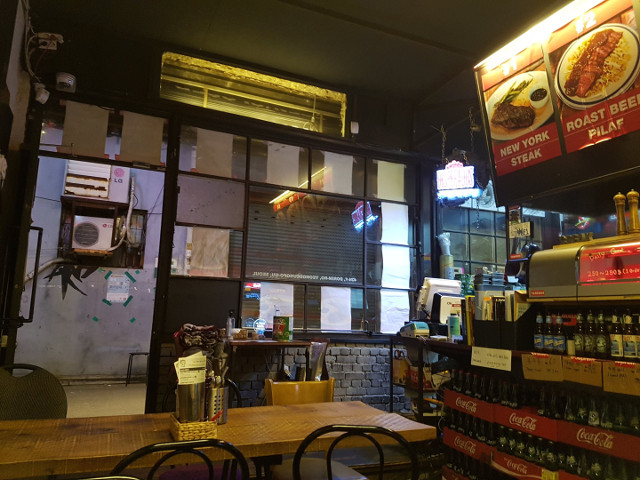
#> input picture VisionAI/semi_project2/restaurant1.jpg, 640 x 480 px, found by its file name
$ jupyter execute panorama.ipynb
#> lines starting #> are read from the running program, lines starting #| are printed output that depends on the picture
## img 2장으로 파노라마 연출하기

[cell 1]
import cv2, numpy as np
import matplotlib.pyplot as plt

#파노라마로 만들 이미지 불러오기
img1 = cv2.imread('img/restaurant1.jpg')
#> img1 is the input picture: shape (480, 640, 3); mean B, G, R 48.7, 66.2, 80.3
img2 = cv2.imread('img/restaurant2.jpg')
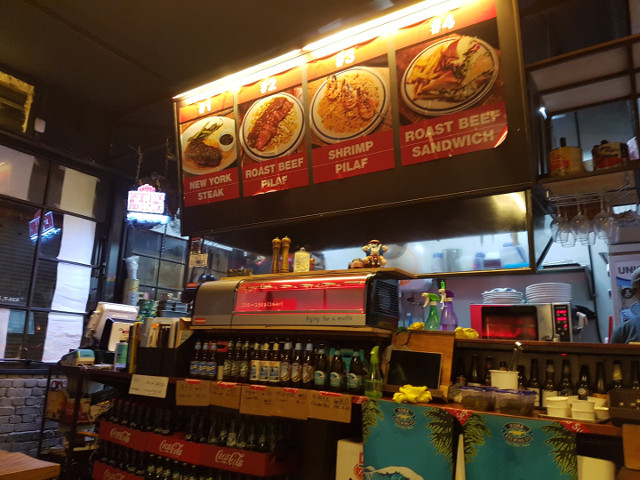
#> input picture VisionAI/semi_project2/restaurant2.jpg, 640 x 480 px, found by its file name
#> img2 is the input picture: shape (480, 640, 3); mean B, G, R 49.6, 67.1, 89.5

# 두 사진의 높이와 너비
h1, w1 = img1.shape[:2]
#> h1 = 480; w1 = 640
h2, w2 = img2.shape[:2]
#> h2 = 480; w2 = 640

#그레이 스케일링
gray1 = cv2.cvtColor(img1, cv2.COLOR_BGR2GRAY)
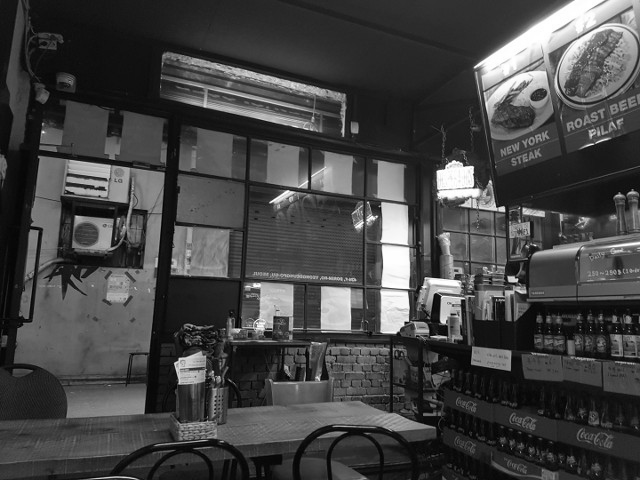
#> gray1: shape (480, 640); min 0, max 255, mean 68.4
gray2 = cv2.cvtColor(img2, cv2.COLOR_BGR2GRAY)
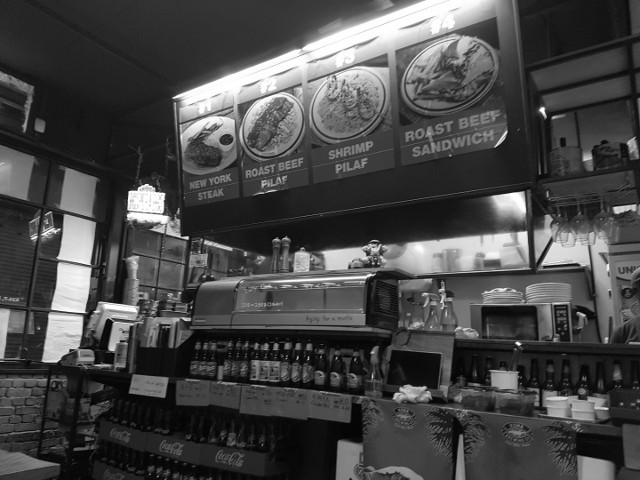
#> gray2: shape (480, 640); min 0, max 255, mean 71.8

#ORB 검출기 생성
descriptor = cv2.ORB_create()
(kp1, desc1) = descriptor.detectAndCompute(gray1, None)
#> kp1 = 500 keypoints; strongest (x, y, size): (502, 207, 31), (443, 322, 31), (407, 319, 31), (408, 287, 31)
(kp2, desc2) = descriptor.detectAndCompute(gray2, None)
#> kp2 = 500 keypoints; strongest (x, y, size): (517, 343, 31), (540, 109, 37.2), (542, 108, 37.2), (187, 238, 31)

# [6 lines of commented-out code are left out]
matcher = cv2.BFMatcher(cv2.NORM_HAMMING2)

#매칭
matches = matcher.knnMatch(desc1, desc2, 2)
#> matches = 500 matches

#이웃 거리의 95%로 좋은 매칭점 추출
ratio = 0.95
good_matches = [first for first,second in matches if first.distance<second.distance*ratio]
#> good_matches = 290 matches
print('matches:%d/%d' %(len(good_matches), len(matches)))
#| matches:290/500

#img1과 img2를 나란히 두고 매칭점 그려서 출력
res = cv2.drawMatches(img1, kp1, img2, kp2, good_matches, None, flags=cv2.DRAW_MATCHES_FLAGS_NOT_DRAW_SINGLE_POINTS)
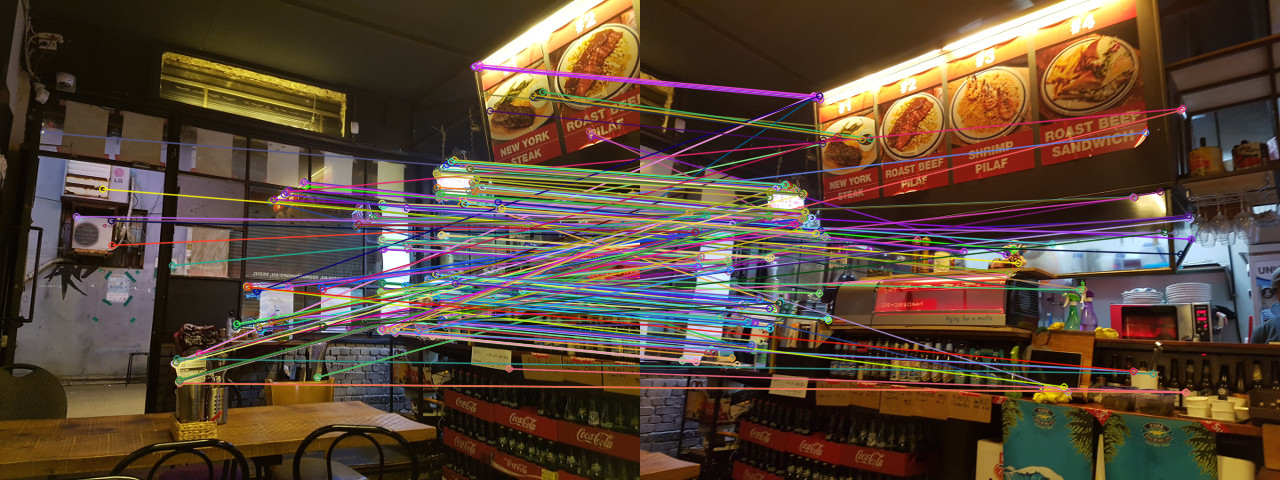
#> res: shape (480, 1280, 3); mean B, G, R 56.2, 71.7, 90.7
cv2.imshow('BFMatcher + SIFT', res)
cv2.waitKey()
cv2.destroyAllWindows()

#좋은 매칭점으로 원본과 대상 영상의 좌표 구하기
src_pts = np.float32([ kp1[m.queryIdx].pt for m in good_matches ])
#> src_pts = 290 pairs, first value 43.2 to 591, second value 64.28 to 383
dst_pts = np.float32([ kp2[m.trainIdx].pt for m in good_matches ])
#> dst_pts = 290 pairs, first value 31 to 550.8, second value 95.39 to 391.9
#원근 변환 행렬 구하기
mtrx, mask = cv2.findHomography( dst_pts,src_pts, cv2.RANSAC, 4.0)
#> mtrx = [[0.452, 0.15, 299.1], [-0.313, 0.857, 27.89], [-0.000945, 4.27e-05, 1]]; mask = 290 values, max 1 at index 0, min 0 at index 3, mean 0.514
# print(len(mtrx))
# print(len(mask))

#img2에 mtrx를 적용한 뒤 panorama에 담기
panorama = cv2.warpPerspective(img2, mtrx, (w2+w2, h2))
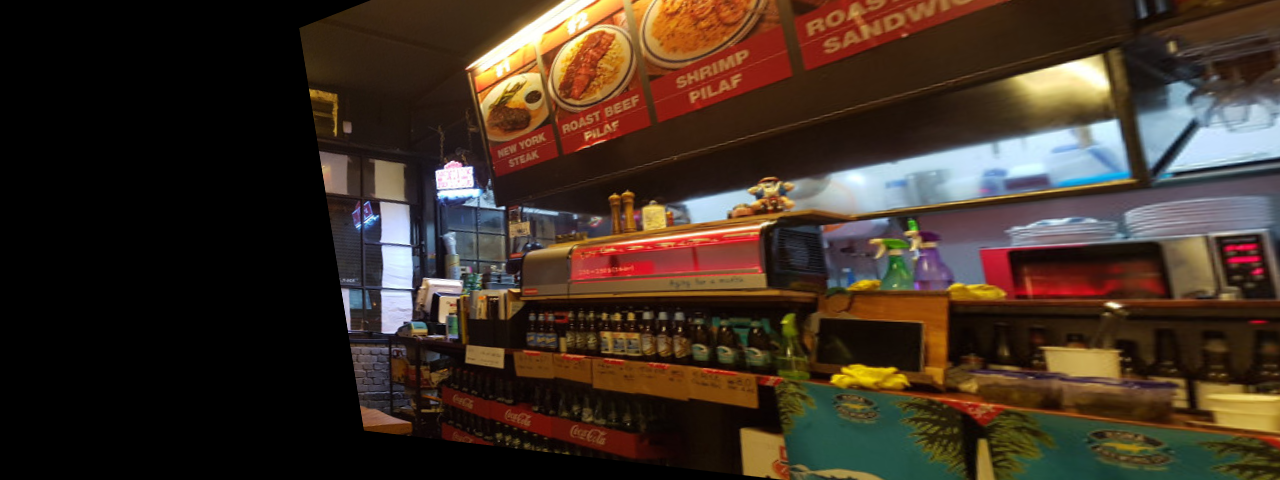
#> panorama: shape (480, 1280, 3); mean B, G, R 36.4, 48.3, 63.7

#왼쪽 절반에 img1 담기
panorama[0:h1, 0:w1] = img1
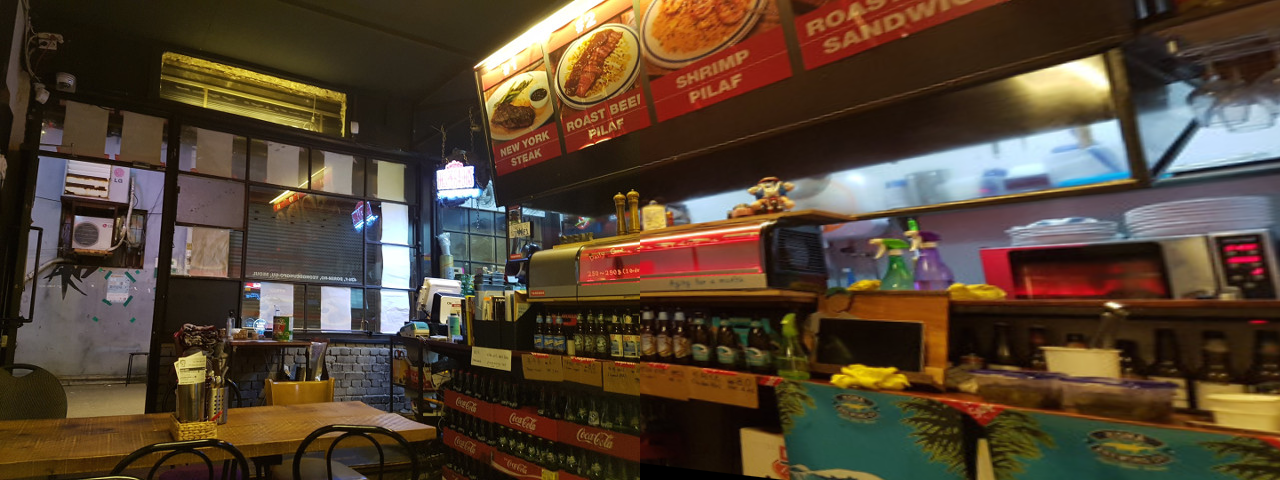
#> panorama: shape (480, 1280, 3); mean B, G, R 50.1, 67.4, 84.2

cv2.imshow('BFMatcher + SIFT', panorama)
cv2.waitKey()
cv2.destroyAllWindows()
